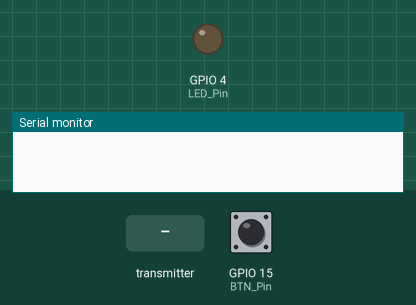
A sketch run on a simulated ESP32. On the bench: output pins drawn as LEDs (lit = HIGH), the last lines printed to the serial monitor. Inputs (shaded band) come from the test bench; at power-on: GPIO 15 (BTN_Pin) LOW.

Above: at 1.2 s.
1.3 s: the transmitter starts sending led = 1
At 2.4 s:
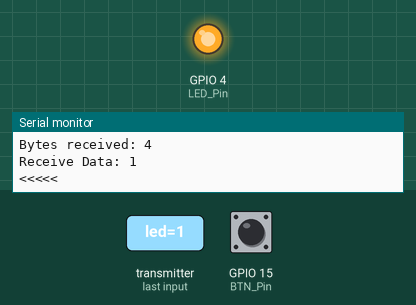
4.4 s: the transmitter starts sending led = 0
At 4.8 s:
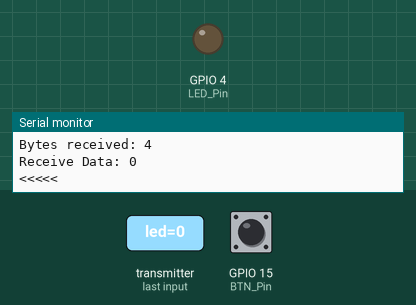
Timing chart, 0 to 7.4 s (numbered marks = the images above; inputs shaded):
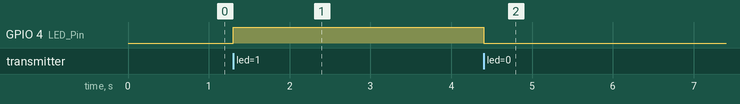

Measured:
- after the input at 1.3 s, GPIO 4 (LED_Pin): LOW → HIGH at once
- after the input at 4.4 s, GPIO 4 (LED_Pin): HIGH → LOW at once

The sketch:

espnow_2led_button_B.ino
```cpp
//>>>>>>>>>>>>>>>>>>>>>>>>>>>>>>>>>>>>>>>>>>>>>>>>>>>>>>>>>>>>>>>>>>>>>>>>>>>>>>>>>>>>>>>>> Two-Way communication ESP32 to Control LED
//----------------------------------------Load libraries
#include <esp_now.h>
#include <WiFi.h>
//----------------------------------------

//----------------------------------------Defines PIN Button and PIN LED.
#define LED_Pin   4
#define BTN_Pin   15
//----------------------------------------

int BTN_State; //--> Variable to hold the button state.

//mac address = 58:BF:25:99:BF:9C (baret)
uint8_t broadcastAddress[] = {0x58, 0xBF, 0x25, 0x99, 0xBF, 0x9C}; //--> REPLACE WITH THE MAC Address of your transmitter. ESP32 A

int LED_State_Send = 0; //--> Variable to hold the data to be transmitted to control the LEDs on the paired ESP32.

int LED_State_Receive; //--> Variable to receive data to control the LEDs on the ESP32 running this code.

String success; //--> Variable to store if sending data was successful

//----------------------------------------Structure example to send data
//Must match the receiver structure
typedef struct struct_message {
    int led;
} struct_message_send;

struct_message send_Data; // Create a struct_message to send data.

struct_message receive_Data; // Create a struct_message to receive data.
//----------------------------------------

//++++++++++++++++++++++++++++++++++++++++++++++++++++++++++++++++++++++++++ Callback when data is sent
void OnDataSent(const uint8_t *mac_addr, esp_now_send_status_t status) {
  Serial.print("\r\nLast Packet Send Status:\t");
  Serial.println(status == ESP_NOW_SEND_SUCCESS ? "Delivery Success" : "Delivery Fail");
  if (status ==0){
    success = "Delivery Success :)";
  }
  else{
    success = "Delivery Fail :(";
  }
  Serial.println(">>>>>");
}
//++++++++++++++++++++++++++++++++++++++++++++++++++++++++++++++++++++++++++

//++++++++++++++++++++++++++++++++++++++++++++++++++++++++++++++++++++++++++ Callback when data is received
void OnDataRecv(const uint8_t * mac, const uint8_t *incomingData, int len) {
  memcpy(&receive_Data, incomingData, sizeof(receive_Data));
  Serial.println();
  Serial.println("<<<<< Receive Data:");
  Serial.print("Bytes received: ");
  Serial.println(len);
  LED_State_Receive = receive_Data.led;
  Serial.print("Receive Data: ");
  Serial.println(LED_State_Receive);
  Serial.println("<<<<<");

  digitalWrite(LED_Pin, LED_State_Receive);
}
//++++++++++++++++++++++++++++++++++++++++++++++++++++++++++++++++++++++++++

//++++++++++++++++++++++++++++++++++++++++++++++++++++++++++++++++++++++++++ VOID SETUP
void setup() {
  Serial.begin(115200);

  pinMode(LED_Pin, OUTPUT);
  pinMode(BTN_Pin, INPUT);

  WiFi.mode(WIFI_STA); //--> Set device as a Wi-Fi Station

  //----------------------------------------Init ESP-NOW
  if (esp_now_init() != ESP_OK) {
    Serial.println("Error initializing ESP-NOW");
    return;
  }
  //----------------------------------------

  //----------------------------------------Once ESPNow is successfully Init, we will register for Send CB to
  // get the status of Trasnmitted packet
  esp_now_register_send_cb(OnDataSent);
  //----------------------------------------

  //----------------------------------------Register peer
  esp_now_peer_info_t peerInfo;
  memcpy(peerInfo.peer_addr, broadcastAddress, 6);
  peerInfo.channel = 0;
  peerInfo.encrypt = false;
  //----------------------------------------

  //----------------------------------------Add peer
  if (esp_now_add_peer(&peerInfo) != ESP_OK){
    Serial.println("Failed to add peer");
    return;
  }
  //----------------------------------------

  esp_now_register_recv_cb(OnDataRecv); //--> Register for a callback function that will be called when data is received
}
//++++++++++++++++++++++++++++++++++++++++++++++++++++++++++++++++++++++++++

//++++++++++++++++++++++++++++++++++++++++++++++++++++++++++++++++++++++++++
void loop() {
  BTN_State = digitalRead(BTN_Pin); //--> Reads and holds button states.

  //----------------------------------------When the button is pressed it will send data to control the LED on the ESP32 Target.
  if(BTN_State == 1) {
    LED_State_Send = !LED_State_Send;
    send_Data.led = LED_State_Send;

    Serial.println();
    Serial.print(">>>>> ");
    Serial.println("Send data");

    //----------------------------------------Send message via ESP-NOW
    esp_err_t result = esp_now_send(broadcastAddress, (uint8_t *) &send_Data, sizeof(send_Data));

    if (result == ESP_OK) {
      Serial.println("Sent with success");
    }
    else {
      Serial.println("Error sending the data");
    }
    //----------------------------------------

    //----------------------------------------Wait for the button to be released. Release the button first to send the next data.
    while(BTN_State == 1) {
      BTN_State = digitalRead(BTN_Pin);
      delay(10);
    }
    //----------------------------------------
  }
  //----------------------------------------
}
//++++++++++++++++++++++++++++++++++++++++++++++++++++++++++++++++++++++++++
//<<<<<<<<<<<<<<<<<<<<<<<<<<<<<<<<<<<<<<<<<<<<<<<<<<<<<<<<<<<<<<<<<<<<<<<<<<<<<<<<<<<<<<<<<
```
